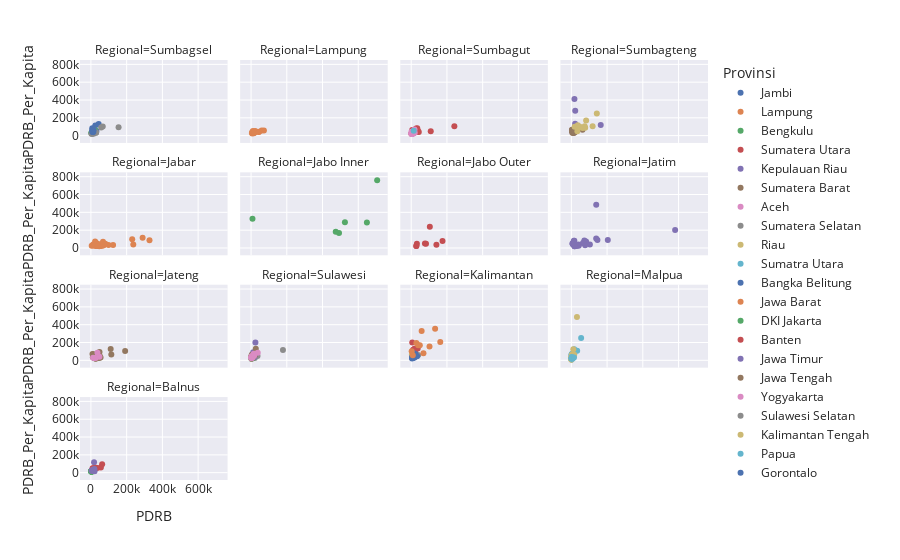

The notebook cell this image was saved under:
### Code cell
px.scatter(df,x='PDRB',y='PDRB_Per_Kapita',color='Provinsi',template='seaborn',facet_col='Regional',facet_col_wrap=4)

### Figure 1 — Plotly figure (JSON) as saved in the notebook; plotly's stock layout.template omitted (floating-point values rounded to 4 significant figures)
{"data": [{"hovertemplate": "Provinsi=Jambi<br>Regional=Sumbagsel<br>PDRB=%{x}<br>PDRB_Per_Kapita=%{y}<extra></extra>", "legendgroup": "Jambi", "marker": {"color": "rgb(76,114,176)", "symbol": "circle"}, "mode": "markers", "name": "Jambi", "orientation": "v", "showlegend": true, "type": "scatter", "x": [7488, 10123, 30856, 43303, 15377, 24696, 14621, 16466, 24403, 18047, 15356], "xaxis": "x13", "y": [82367, 42413, 51024, 129676, 39538, 112263, 41245, 60340, 55041, 48156, 50865], "yaxis": "y13"}, {"hovertemplate": "Provinsi=Lampung<br>Regional=Lampung<br>PDRB=%{x}<br>PDRB_Per_Kapita=%{y}<extra></extra>", "legendgroup": "Lampung", "marker": {"color": "rgb(221,132,82)", "symbol": "circle"}, "mode": "markers", "name": "Lampung", "orientation": "v", "showlegend": true, "type": "scatter", "x": [71953, 10578, 24124, 59507, 4649, 45108, 11521, 23290, 6365, 7188, 11252, 14124, 15645, 16403, 42541], "xaxis": "x14", "y": [56156, 52835, 39105, 56593, 30017, 44605, 42167, 51652, 38023, 23737, 28116, 31379, 26150, 36912, 40736], "yaxis": "y14"}, {"hovertemplate": "Provinsi=Bengkulu<br>Regional=Sumbagsel<br>PDRB=%{x}<br>PDRB_Per_Kapita=%{y}<extra></extra>", "legendgroup": "Bengkulu", "marker": {"color": "rgb(85,168,104)", "symbol": "circle"}, "mode": "markers", "name": "Bengkulu", "orientation": "v", "showlegend": true, "type": "scatter", "x": [4321, 9370, 4603, 3524, 5701, 3346, 23201, 8253, 4607, 5160], "xaxis": "x13", "y": [31498, 35914, 23752, 29075, 35992, 28698, 60241, 26622, 40164, 26613], "yaxis": "y13"}, {"hovertemplate": "Provinsi=Sumatera Utara<br>Regional=Sumbagut<br>PDRB=%{x}<br>PDRB_Per_Kapita=%{y}<extra></extra>", "legendgroup": "Sumatera Utara", "marker": {"color": "rgb(196,78,82)", "symbol": "circle"}, "mode": "markers", "name": "Sumatera Utara", "orientation": "v", "showlegend": true, "type": "scatter", "x": [5514, 5532, 241482, 8951, 3825, 6861, 4435, 1817, 38057, 27959, 37440, 6373, 13545, 13932, 3516, 42515, 11700, 7677, 24378, 11372, 1178, 9166, 27132, 5924, 109334, 7889, 11620, 33610, 5951, 9957, 34048, 20585], "xaxis": "x15", "y": [38714, 63127, 105918, 51086, 27562, 21449, 35144, 20955, 43849, 45360, 51303, 28730, 30282, 49418, 25484, 40810, 42300, 41788, 67007, 40435, 24077, 32242, 80041, 36035, 49794, 26141, 42608, 68013, 31292, 26434, 81749, 49497], "yaxis": "y15"}, {"hovertemplate": "Provinsi=Kepulauan Riau<br>Regional=Sumbagteng<br>PDRB=%{x}<br>PDRB_Per_Kapita=%{y}<extra></extra>", "legendgroup": "Kepulauan Riau", "marker": {"color": "rgb(129,114,179)", "symbol": "circle"}, "mode": "markers", "name": "Kepulauan Riau", "orientation": "v", "showlegend": true, "type": "scatter", "x": [21301, 13537, 17434, 4269, 21791, 164484, 20168], "xaxis": "x16", "y": [133630, 58149, 412053, 47552, 280188, 119537, 95319], "yaxis": "y16"}, {"hovertemplate": "Provinsi=Sumatera Barat<br>Regional=Sumbagteng<br>PDRB=%{x}<br>PDRB_Per_Kapita=%{y}<extra></extra>", "legendgroup": "Sumatera Barat", "marker": {"color": "rgb(147,120,96)", "symbol": "circle"}, "mode": "markers", "name": "Sumatera Barat", "orientation": "v", "showlegend": true, "type": "scatter", "x": [6829, 14045, 8700, 62458, 8909, 21287, 13095, 20549, 3682, 13587, 3477, 15616, 5008, 4050, 4644, 9134, 5575, 15401, 10351], "xaxis": "x16", "y": [50368, 30274, 66524, 65685, 31679, 51219, 37607, 41828, 58884, 36386, 64749, 40791, 56591, 57040, 50463, 38477, 32589, 34709, 41810], "yaxis": "y16"}, {"hovertemplate": "Provinsi=Aceh<br>Regional=Sumbagut<br>PDRB=%{x}<br>PDRB_Per_Kapita=%{y}<extra></extra>", "legendgroup": "Aceh", "marker": {"color": "rgb(218,139,195)", "symbol": "circle"}, "mode": "markers", "name": "Aceh", "orientation": "v", "showlegend": true, "type": "scatter", "x": [1533, 2216, 5302, 4945, 7998, 10564, 1727, 3461, 5491, 2403, 3855, 7419, 2576, 18618, 13289, 12956, 7381, 2627, 7473, 10318, 4425, 19778, 8907], "xaxis": "x15", "y": [43948, 23765, 29986, 22840, 38066, 23740, 21211, 21470, 23064, 19363, 25631, 25148, 27736, 68872, 31251, 27470, 44118, 27915, 35169, 23662, 29861, 31931, 42987], "yaxis": "y15"}, {"hovertemplate": "Provinsi=Sumatera Selatan<br>Regional=Sumbagsel<br>PDRB=%{x}<br>PDRB_Per_Kapita=%{y}<extra></extra>", "legendgroup": "Sumatera Selatan", "marker": {"color": "rgb(140,140,140)", "symbol": "circle"}, "mode": "markers", "name": "Sumatera Selatan", "orientation": "v", "showlegend": true, "type": "scatter", "x": [154805, 6657, 7823, 57424, 8817, 7090, 14720, 28688, 15068, 11184, 19077, 29148, 4995, 17175, 2787, 66162, 7111], "xaxis": "x13", "y": [93094, 28664, 41872, 90174, 24417, 37362, 40015, 33568, 22264, 26003, 47241, 35126, 19964, 41953, 20024, 102248, 37000], "yaxis": "y13"}, {"hovertemplate": "Provinsi=Riau<br>Regional=Sumbagteng<br>PDRB=%{x}<br>PDRB_Per_Kapita=%{y}<extra></extra>", "legendgroup": "Riau", "marker": {"color": "rgb(204,185,116)", "symbol": "circle"}, "mode": "markers", "name": "Riau", "orientation": "v", "showlegend": true, "type": "scatter", "x": [36192, 119112, 32122, 18457, 62776, 41659, 33910, 77423, 47909, 142451, 82708, 74714], "xaxis": "x16", "y": [117199, 104177, 98138, 99492, 84764, 94296, 48994, 88878, 99063, 248604, 168793, 104569], "yaxis": "y16"}, {"hovertemplate": "Provinsi=Sumatra Utara<br>Regional=Sumbagut<br>PDRB=%{x}<br>PDRB_Per_Kapita=%{y}<extra></extra>", "legendgroup": "Sumatra Utara", "marker": {"color": "rgb(100,181,205)", "symbol": "circle"}, "mode": "markers", "name": "Sumatra Utara", "orientation": "v", "showlegend": true, "type": "scatter", "x": [13933], "xaxis": "x15", "y": [54572], "yaxis": "y15"}, {"hovertemplate": "Provinsi=Bangka Belitung<br>Regional=Sumbagsel<br>PDRB=%{x}<br>PDRB_Per_Kapita=%{y}<extra></extra>", "legendgroup": "Bangka Belitung", "marker": {"color": "rgb(76,114,176)", "symbol": "circle"}, "mode": "markers", "name": "Bangka Belitung", "orientation": "v", "showlegend": true, "type": "scatter", "x": [9870, 13703, 7728, 13794, 8676, 14168, 8579], "xaxis": "x13", "y": [51994, 64417, 59644, 40891, 41321, 66466, 43728], "yaxis": "y13"}, {"hovertemplate": "Provinsi=Jawa Barat<br>Regional=Jabar<br>PDRB=%{x}<br>PDRB_Per_Kapita=%{y}<extra></extra>", "legendgroup": "Jawa Barat", "marker": {"color": "rgb(221,132,82)", "symbol": "circle"}, "mode": "markers", "name": "Jawa Barat", "orientation": "v", "showlegend": true, "type": "scatter", "x": [25090, 46807, 30912, 67406, 21755, 35448, 289312, 37219, 11323, 57579, 31583, 32226, 124001, 46472, 23457, 12384, 230986, 49186, 47180, 39853, 4357, 237113, 67572, 71042, 98209, 80391, 327730], "xaxis": "x9", "y": [23215, 20683, 25652, 27331, 32787, 30760, 115361, 21218, 28358, 21956, 26425, 52459, 32846, 41788, 73461, 37678, 98128, 22430, 27755, 24973, 23797, 39748, 70176, 29517, 32694, 46510, 87072], "yaxis": "y9"}, {"hovertemplate": "Provinsi=DKI Jakarta<br>Regional=Jabo Inner<br>PDRB=%{x}<br>PDRB_Per_Kapita=%{y}<extra></extra>", "legendgroup": "DKI Jakarta", "marker": {"color": "rgb(85,168,104)", "symbol": "circle"}, "mode": "markers", "name": "DKI Jakarta", "orientation": "v", "showlegend": true, "type": "scatter", "x": [705614, 648231, 492191, 473843, 525173, 7969], "xaxis": "x10", "y": [760271, 286233, 167534, 182956, 289684, 327998], "yaxis": "y10"}, {"hovertemplate": "Provinsi=Banten<br>Regional=Jabo Outer<br>PDRB=%{x}<br>PDRB_Per_Kapita=%{y}<extra></extra>", "legendgroup": "Banten", "marker": {"color": "rgb(196,78,82)", "symbol": "circle"}, "mode": "markers", "name": "Banten", "orientation": "v", "showlegend": true, "type": "scatter", "x": [28324, 28918, 31765, 76944, 82840, 175238, 104249, 141088], "xaxis": "x11", "y": [23371, 22200, 46130, 51010, 47394, 78585, 238444, 37121], "yaxis": "y11"}, {"hovertemplate": "Provinsi=Jawa Timur<br>Regional=Jatim<br>PDRB=%{x}<br>PDRB_Per_Kapita=%{y}<extra></extra>", "legendgroup": "Jawa Timur", "marker": {"color": "rgb(129,114,179)", "symbol": "circle"}, "mode": "markers", "name": "Jawa Timur", "orientation": "v", "showlegend": true, "type": "scatter", "x": [580756, 204022, 145920, 139044, 103760, 83607, 82392, 78047, 77234, 72773, 65016, 41205, 40494, 39734, 39215, 36447, 34020, 33299, 32691, 26665, 24676, 20499, 20434, 20220, 19869, 19700, 18932, 18856, 18553, 17043, 16926, 15978, 139253, 14108, 11350, 8289, 6809, 6792], "xaxis": "x12", "y": [200524, 90697, 89665, 105907, 39813, 51801, 73716, 62453, 31516, 83581, 55437, 26174, 32041, 33415, 37733, 31402, 29114, 30580, 31362, 25284, 25009, 23525, 24616, 29606, 25614, 20125, 27731, 29979, 26646, 19367, 81575, 28774, 484513, 79705, 47849, 41356, 52780, 47875], "yaxis": "y12"}, {"hovertemplate": "Provinsi=Jawa Tengah<br>Regional=Jateng<br>PDRB=%{x}<br>PDRB_Per_Kapita=%{y}<extra></extra>", "legendgroup": "Jawa Tengah", "marker": {"color": "rgb(147,120,96)", "symbol": "circle"}, "mode": "markers", "name": "Jawa Tengah", "orientation": "v", "showlegend": true, "type": "scatter", "x": [191547, 114194, 110514, 53949, 49767, 46215, 43064, 42535, 39799, 37836, 37013, 36927, 35232, 32704, 32491, 30231, 29047, 27944, 27291, 26184, 25977, 25483, 24918, 22857, 21657, 21599, 21574, 18934, 18854, 18673, 48003, 15288, 13316, 10874, 8810], "xaxis": "x5", "y": [105587, 66119, 126837, 31866, 47226, 25546, 34189, 43802, 33872, 42488, 41751, 41403, 24455, 33209, 25175, 24032, 30273, 23326, 19808, 22518, 30031, 19560, 26679, 25461, 28053, 23397, 28070, 29669, 23851, 25995, 92387, 61174, 68609, 35409, 72146], "yaxis": "y5"}, {"hovertemplate": "Provinsi=Yogyakarta<br>Regional=Jateng<br>PDRB=%{x}<br>PDRB_Per_Kapita=%{y}<extra></extra>", "legendgroup": "Yogyakarta", "marker": {"color": "rgb(218,139,195)", "symbol": "circle"}, "mode": "markers", "name": "Yogyakarta", "orientation": "v", "showlegend": true, "type": "scatter", "x": [47581, 26345, 18890, 12017, 36599], "xaxis": "x5", "y": [39012, 25869, 25433, 27932, 84732], "yaxis": "y5"}, {"hovertemplate": "Provinsi=Sulawesi Selatan<br>Regional=Sulawesi<br>PDRB=%{x}<br>PDRB_Per_Kapita=%{y}<extra></extra>", "legendgroup": "Sulawesi Selatan", "marker": {"color": "rgb(140,140,140)", "symbol": "circle"}, "mode": "markers", "name": "Sulawesi Selatan", "orientation": "v", "showlegend": true, "type": "scatter", "x": [14215, 7271, 13894, 10157, 20939, 10961, 10090, 10937, 9596, 8781, 36035, 7480, 6443, 178430, 15658, 19630, 13047, 22718, 7230, 25990, 7942, 7298, 19839, 20997], "xaxis": "x6", "y": [33796, 41711, 46010, 34007, 27099, 44898, 27735, 48184, 41504, 46801, 47502, 31965, 47504, 116875, 43250, 52053, 41700, 64335, 49804, 77464, 43022, 35362, 49870, 70066], "yaxis": "y6"}, {"hovertemplate": "Provinsi=Kalimantan Tengah<br>Regional=Kalimantan<br>PDRB=%{x}<br>PDRB_Per_Kapita=%{y}<extra></extra>", "legendgroup": "Kalimantan Tengah", "marker": {"color": "rgb(204,185,116)", "symbol": "circle"}, "mode": "markers", "name": "Kalimantan Tengah", "orientation": "v", "showlegend": true, "type": "scatter", "x": [18259, 5297, 9801, 26817, 8237, 5743, 16609, 6363, 8280, 5489, 7549, 19335, 4194, 8565], "xaxis": "x7", "y": [62601, 41670, 74979, 57502, 48452, 47894, 46289, 46512, 68549, 66385, 59496, 61790, 65175, 41601], "yaxis": "y7"}, {"hovertemplate": "Provinsi=Papua<br>Regional=Malpua<br>PDRB=%{x}<br>PDRB_Per_Kapita=%{y}<extra></extra>", "legendgroup": "Papua", "marker": {"color": "rgb(100,181,205)", "symbol": "circle"}, "mode": "markers", "name": "Papua", "orientation": "v", "showlegend": true, "type": "scatter", "x": [1216, 1388, 1828, 1221, 1401, 2816, 1164, 16429, 16009, 8340, 1665, 1916, 1310, 2470, 2954, 2420, 11099, 1594, 32607, 4183, 2048, 4240, 2855, 4892, 1407, 1006, 5476, 54832], "xaxis": "x8", "y": [12336, 18969, 10210, 19508, 12372, 69494, 24140, 124650, 70398, 38275, 69146, 25275, 13386, 25332, 28595, 12679, 73844, 11461, 108619, 23577, 64974, 41891, 50001, 70677, 10880, 48564, 35932, 249588], "yaxis": "y8"}, {"hovertemplate": "Provinsi=Gorontalo<br>Regional=Sulawesi<br>PDRB=%{x}<br>PDRB_Per_Kapita=%{y}<extra></extra>", "legendgroup": "Gorontalo", "marker": {"color": "rgb(76,114,176)", "symbol": "circle"}, "mode": "markers", "name": "Gorontalo", "orientation": "v", "showlegend": true, "type": "scatter", "x": [3370, 12887, 4579, 8456, 6623, 5413], "xaxis": "x6", "y": [29289, 34044, 28402, 38540, 41041, 32406], "yaxis": "y6"}, {"hovertemplate": "Provinsi=Maluku Utara<br>Regional=Malpua<br>PDRB=%{x}<br>PDRB_Per_Kapita=%{y}<extra></extra>", "legendgroup": "Maluku Utara", "marker": {"color": "rgb(221,132,82)", "symbol": "circle"}, "mode": "markers", "name": "Maluku Utara", "orientation": "v", "showlegend": true, "type": "scatter", "x": [2429, 2261, 7226, 3500, 5623, 2500, 1533, 1452, 10758, 2899], "xaxis": "x8", "y": [43595, 19111, 30739, 36841, 29009, 24298, 22782, 27378, 46132, 28587], "yaxis": "y8"}, {"hovertemplate": "Provinsi=Sulawesi Barat<br>Regional=Sulawesi<br>PDRB=%{x}<br>PDRB_Per_Kapita=%{y}<extra></extra>", "legendgroup": "Sulawesi Barat", "marker": {"color": "rgb(85,168,104)", "symbol": "circle"}, "mode": "markers", "name": "Sulawesi Barat", "orientation": "v", "showlegend": true, "type": "scatter", "x": [3154, 13369, 4973, 2974, 11731, 10216], "xaxis": "x6", "y": [23531, 30208, 28601, 18364, 39993, 58552], "yaxis": "y6"}, {"hovertemplate": "Provinsi=Kalimantan Utara<br>Regional=Kalimantan<br>PDRB=%{x}<br>PDRB_Per_Kapita=%{y}<extra></extra>", "legendgroup": "Kalimantan Utara", "marker": {"color": "rgb(196,78,82)", "symbol": "circle"}, "mode": "markers", "name": "Kalimantan Utara", "orientation": "v", "showlegend": true, "type": "scatter", "x": [36290, 18265, 10646, 25420, 5786], "xaxis": "x7", "y": [133963, 128514, 117790, 121093, 200017], "yaxis": "y7"}, {"hovertemplate": "Provinsi=Sulawesi Tengah<br>Regional=Sulawesi<br>PDRB=%{x}<br>PDRB_Per_Kapita=%{y}<extra></extra>", "legendgroup": "Sulawesi Tengah", "marker": {"color": "rgb(129,114,179)", "symbol": "circle"}, "mode": "markers", "name": "Sulawesi Tengah", "orientation": "v", "showlegend": true, "type": "scatter", "x": [30513, 24327, 4037, 11767, 24816, 8545, 2437, 18729, 9506, 5713, 8987, 12261, 5885], "xaxis": "x6", "y": [80976, 200561, 34096, 91700, 63405, 36239, 32493, 38151, 37075, 37099, 37537, 40317, 36289], "yaxis": "y6"}, {"hovertemplate": "Provinsi=Sulawesi Tenggara<br>Regional=Sulawesi<br>PDRB=%{x}<br>PDRB_Per_Kapita=%{y}<extra></extra>", "legendgroup": "Sulawesi Tenggara", "marker": {"color": "rgb(147,120,96)", "symbol": "circle"}, "mode": "markers", "name": "Sulawesi Tenggara", "orientation": "v", "showlegend": true, "type": "scatter", "x": [6929, 4357, 26456, 2370, 2937, 8674, 12105, 1384, 9044, 9013, 3132, 3926, 22245, 4427, 3806, 6431, 2589], "xaxis": "x6", "y": [41466, 45433, 130900, 25456, 36356, 57511, 38455, 40457, 52644, 35386, 48880, 61524, 56628, 22953, 37087, 34841, 18676], "yaxis": "y6"}, {"hovertemplate": "Provinsi=Sulawesi Utara<br>Regional=Sulawesi<br>PDRB=%{x}<br>PDRB_Per_Kapita=%{y}<extra></extra>", "legendgroup": "Sulawesi Utara", "marker": {"color": "rgb(218,139,195)", "symbol": "circle"}, "mode": "markers", "name": "Sulawesi Utara", "orientation": "v", "showlegend": true, "type": "scatter", "x": [2367, 37387, 13819, 2879, 8010, 3695, 2084, 4248, 5112, 8601, 2488, 17120, 4291, 2210, 16309], "xaxis": "x6", "y": [35642, 86217, 67864, 39761, 32325, 28777, 31540, 32388, 47821, 40824, 30976, 50178, 40139, 23902, 74470], "yaxis": "y6"}, {"hovertemplate": "Provinsi=Kalimantan Barat<br>Regional=Kalimantan<br>PDRB=%{x}<br>PDRB_Per_Kapita=%{y}<extra></extra>", "legendgroup": "Kalimantan Barat", "marker": {"color": "rgb(140,140,140)", "symbol": "circle"}, "mode": "markers", "name": "Kalimantan Barat", "orientation": "v", "showlegend": true, "type": "scatter", "x": [27509, 29116, 6449, 8304, 4144, 20583, 14726, 10286, 10583, 8729, 5187, 38932, 19271, 10256], "xaxis": "x7", "y": [53646, 50258, 31995, 31427, 36761, 38422, 35163, 39078, 28050, 34195, 24885, 60205, 40982, 46009], "yaxis": "y7"}, {"hovertemplate": "Provinsi=Papua Barat<br>Regional=Malpua<br>PDRB=%{x}<br>PDRB_Per_Kapita=%{y}<extra></extra>", "legendgroup": "Papua Barat", "marker": {"color": "rgb(204,185,116)", "symbol": "circle"}, "mode": "markers", "name": "Papua Barat", "orientation": "v", "showlegend": true, "type": "scatter", "x": [236, 737, 5316, 1915, 10078, 1563, 15865, 2788, 835, 198, 31392, 2949, 11082], "xaxis": "x8", "y": [17018, 18029, 67562, 40807, 57532, 48053, 62389, 46303, 34486, 6398, 487415, 60811, 124617], "yaxis": "y8"}, {"hovertemplate": "Provinsi=Maluku<br>Regional=Malpua<br>PDRB=%{x}<br>PDRB_Per_Kapita=%{y}<extra></extra>", "legendgroup": "Maluku", "marker": {"color": "rgb(100,181,205)", "symbol": "circle"}, "mode": "markers", "name": "Maluku", "orientation": "v", "showlegend": true, "type": "scatter", "x": [2687, 3231, 1656, 3002, 8673, 1406, 3476, 2458, 2905, 2404, 14839], "xaxis": "x8", "y": [23778, 32374, 22646, 17497, 23228, 22205, 36167, 32527, 25328, 16731, 31003], "yaxis": "y8"}, {"hovertemplate": "Provinsi=Kalimantan Selatan<br>Regional=Kalimantan<br>PDRB=%{x}<br>PDRB_Per_Kapita=%{y}<extra></extra>", "legendgroup": "Kalimantan Selatan", "marker": {"color": "rgb(76,114,176)", "symbol": "circle"}, "mode": "markers", "name": "Kalimantan Selatan", "orientation": "v", "showlegend": true, "type": "scatter", "x": [11040, 16615, 8714, 6604, 7058, 4954, 24180, 18047, 20065, 13930, 8372, 9744, 33042], "xaxis": "x7", "y": [84003, 28254, 27787, 27783, 25909, 20854, 70658, 70961, 55707, 40507, 43747, 37088, 46630], "yaxis": "y7"}, {"hovertemplate": "Provinsi=Kalimantan Timur<br>Regional=Kalimantan<br>PDRB=%{x}<br>PDRB_Per_Kapita=%{y}<extra></extra>", "legendgroup": "Kalimantan Timur", "marker": {"color": "rgb(221,132,82)", "symbol": "circle"}, "mode": "markers", "name": "Kalimantan Timur", "orientation": "v", "showlegend": true, "type": "scatter", "x": [39051, 28865, 162739, 133725, 2718, 48176, 9087, 102389, 58479, 68571], "xaxis": "x7", "y": [168114, 195009, 207015, 355547, 103062, 168509, 56475, 156277, 329050, 78567], "yaxis": "y7"}, {"hovertemplate": "Provinsi=Nusa Tenggara Timur<br>Regional=Balnus<br>PDRB=%{x}<br>PDRB_Per_Kapita=%{y}<extra></extra>", "legendgroup": "Nusa Tenggara Timur", "marker": {"color": "rgb(85,168,104)", "symbol": "circle"}, "mode": "markers", "name": "Nusa Tenggara Timur", "orientation": "v", "showlegend": true, "type": "scatter", "x": [7938, 5124, 4481, 3055, 3212, 6107, 4680, 2334, 1177, 5252, 2778, 6257, 24559, 2241, 4083, 3467, 3474, 1424, 3755, 1859, 3136, 7710], "xaxis": "x", "y": [16963, 15992, 20356, 14860, 11183, 22294, 13828, 17998, 16168, 20523, 14475, 24207, 56462, 15367, 16066, 12621, 21284, 14623, 10893, 12993, 18224, 19105], "yaxis": "y"}, {"hovertemplate": "Provinsi=Bali<br>Regional=Balnus<br>PDRB=%{x}<br>PDRB_Per_Kapita=%{y}<extra></extra>", "legendgroup": "Bali", "marker": {"color": "rgb(196,78,82)", "symbol": "circle"}, "mode": "markers", "name": "Bali", "orientation": "v", "showlegend": true, "type": "scatter", "x": [9120, 6999, 35509, 23886, 28581, 17107, 62795, 14162, 55676], "xaxis": "x", "y": [50927, 30794, 53756, 53590, 55804, 41060, 93692, 50919, 58785], "yaxis": "y"}, {"hovertemplate": "Provinsi=Nusa Tenggara Barat<br>Regional=Balnus<br>PDRB=%{x}<br>PDRB_Per_Kapita=%{y}<extra></extra>", "legendgroup": "Nusa Tenggara Barat", "marker": {"color": "rgb(129,114,179)", "symbol": "circle"}, "mode": "markers", "name": "Nusa Tenggara Barat", "orientation": "v", "showlegend": true, "type": "scatter", "x": [14811, 19484, 20306, 11645, 7173, 4274, 17881, 4868, 15461, 17583], "xaxis": "x", "y": [32363, 40032, 16913, 23834, 28433, 24699, 18872, 22085, 22247, 118321], "yaxis": "y"}], "layout": {"annotations": [{"font": {}, "showarrow": false, "text": "Regional=Balnus", "x": 0.1175, "xanchor": "center", "xref": "paper", "y": 0.1975, "yanchor": "bottom", "yref": "paper"}, {"font": {}, "showarrow": false, "text": "Regional=Jateng", "x": 0.1175, "xanchor": "center", "xref": "paper", "y": 0.465, "yanchor": "bottom", "yref": "paper"}, {"font": {}, "showarrow": false, "text": "Regional=Sulawesi", "x": 0.3725, "xanchor": "center", "xref": "paper", "y": 0.465, "yanchor": "bottom", "yref": "paper"}, {"font": {}, "showarrow": false, "text": "Regional=Kalimantan", "x": 0.6275, "xanchor": "center", "xref": "paper", "y": 0.465, "yanchor": "bottom", "yref": "paper"}, {"font": {}, "showarrow": false, "text": "Regional=Malpua", "x": 0.8825, "xanchor": "center", "xref": "paper", "y": 0.465, "yanchor": "bottom", "yref": "paper"}, {"font": {}, "showarrow": false, "text": "Regional=Jabar", "x": 0.1175, "xanchor": "center", "xref": "paper", "y": 0.7325, "yanchor": "bottom", "yref": "paper"}, {"font": {}, "showarrow": false, "text": "Regional=Jabo Inner", "x": 0.3725, "xanchor": "center", "xref": "paper", "y": 0.7325, "yanchor": "bottom", "yref": "paper"}, {"font": {}, "showarrow": false, "text": "Regional=Jabo Outer", "x": 0.6275, "xanchor": "center", "xref": "paper", "y": 0.7325, "yanchor": "bottom", "yref": "paper"}, {"font": {}, "showarrow": false, "text": "Regional=Jatim", "x": 0.8825, "xanchor": "center", "xref": "paper", "y": 0.7325, "yanchor": "bottom", "yref": "paper"}, {"font": {}, "showarrow": false, "text": "Regional=Sumbagsel", "x": 0.1175, "xanchor": "center", "xref": "paper", "y": 1, "yanchor": "bottom", "yref": "paper"}, {"font": {}, "showarrow": false, "text": "Regional=Lampung", "x": 0.3725, "xanchor": "center", "xref": "paper", "y": 1, "yanchor": "bottom", "yref": "paper"}, {"font": {}, "showarrow": false, "text": "Regional=Sumbagut", "x": 0.6275, "xanchor": "center", "xref": "paper", "y": 1, "yanchor": "bottom", "yref": "paper"}, {"font": {}, "showarrow": false, "text": "Regional=Sumbagteng", "x": 0.8825, "xanchor": "center", "xref": "paper", "y": 1, "yanchor": "bottom", "yref": "paper"}], "legend": {"title": {"text": "Provinsi"}, "tracegroupgap": 0}, "margin": {"t": 60}, "xaxis": {"anchor": "y", "domain": [0, 0.235], "title": {"text": "PDRB"}}, "xaxis10": {"anchor": "y10", "domain": [0.255, 0.49], "matches": "x", "showticklabels": false}, "xaxis11": {"anchor": "y11", "domain": [0.51, 0.745], "matches": "x", "showticklabels": false}, "xaxis12": {"anchor": "y12", "domain": [0.765, 1.0], "matches": "x", "showticklabels": false}, "xaxis13": {"anchor": "y13", "domain": [0, 0.235], "matches": "x", "showticklabels": false}, "xaxis14": {"anchor": "y14", "domain": [0.255, 0.49], "matches": "x", "showticklabels": false}, "xaxis15": {"anchor": "y15", "domain": [0.51, 0.745], "matches": "x", "showticklabels": false}, "xaxis16": {"anchor": "y16", "domain": [0.765, 1.0], "matches": "x", "showticklabels": false}, "xaxis2": {"anchor": "y2", "domain": [0.255, 0.49], "matches": "x", "title": {"text": "PDRB"}}, "xaxis3": {"anchor": "y3", "domain": [0.51, 0.745], "matches": "x", "title": {"text": "PDRB"}}, "xaxis4": {"anchor": "y4", "domain": [0.765, 1.0], "matches": "x", "title": {"text": "PDRB"}}, "xaxis5": {"anchor": "y5", "domain": [0, 0.235], "matches": "x", "showticklabels": false}, "xaxis6": {"anchor": "y6", "domain": [0.255, 0.49], "matches": "x", "showticklabels": false}, "xaxis7": {"anchor": "y7", "domain": [0.51, 0.745], "matches": "x", "showticklabels": false}, "xaxis8": {"anchor": "y8", "domain": [0.765, 1.0], "matches": "x", "showticklabels": false}, "xaxis9": {"anchor": "y9", "domain": [0, 0.235], "matches": "x", "showticklabels": false}, "yaxis": {"anchor": "x", "domain": [0, 0.1975], "title": {"text": "PDRB_Per_Kapita"}}, "yaxis10": {"anchor": "x10", "domain": [0.535, 0.7325], "matches": "y", "showticklabels": false}, "yaxis11": {"anchor": "x11", "domain": [0.535, 0.7325], "matches": "y", "showticklabels": false}, "yaxis12": {"anchor": "x12", "domain": [0.535, 0.7325], "matches": "y", "showticklabels": false}, "yaxis13": {"anchor": "x13", "domain": [0.8025, 1], "matches": "y", "title": {"text": "PDRB_Per_Kapita"}}, "yaxis14": {"anchor": "x14", "domain": [0.8025, 1], "matches": "y", "showticklabels": false}, "yaxis15": {"anchor": "x15", "domain": [0.8025, 1], "matches": "y", "showticklabels": false}, "yaxis16": {"anchor": "x16", "domain": [0.8025, 1], "matches": "y", "showticklabels": false}, "yaxis2": {"anchor": "x2", "domain": [0, 0.1975], "matches": "y", "showticklabels": false}, "yaxis3": {"anchor": "x3", "domain": [0, 0.1975], "matches": "y", "showticklabels": false}, "yaxis4": {"anchor": "x4", "domain": [0, 0.1975], "matches": "y", "showticklabels": false}, "yaxis5": {"anchor": "x5", "domain": [0.2675, 0.465], "matches": "y", "title": {"text": "PDRB_Per_Kapita"}}, "yaxis6": {"anchor": "x6", "domain": [0.2675, 0.465], "matches": "y", "showticklabels": false}, "yaxis7": {"anchor": "x7", "domain": [0.2675, 0.465], "matches": "y", "showticklabels": false}, "yaxis8": {"anchor": "x8", "domain": [0.2675, 0.465], "matches": "y", "showticklabels": false}, "yaxis9": {"anchor": "x9", "domain": [0.535, 0.7325], "matches": "y", "title": {"text": "PDRB_Per_Kapita"}}}}
